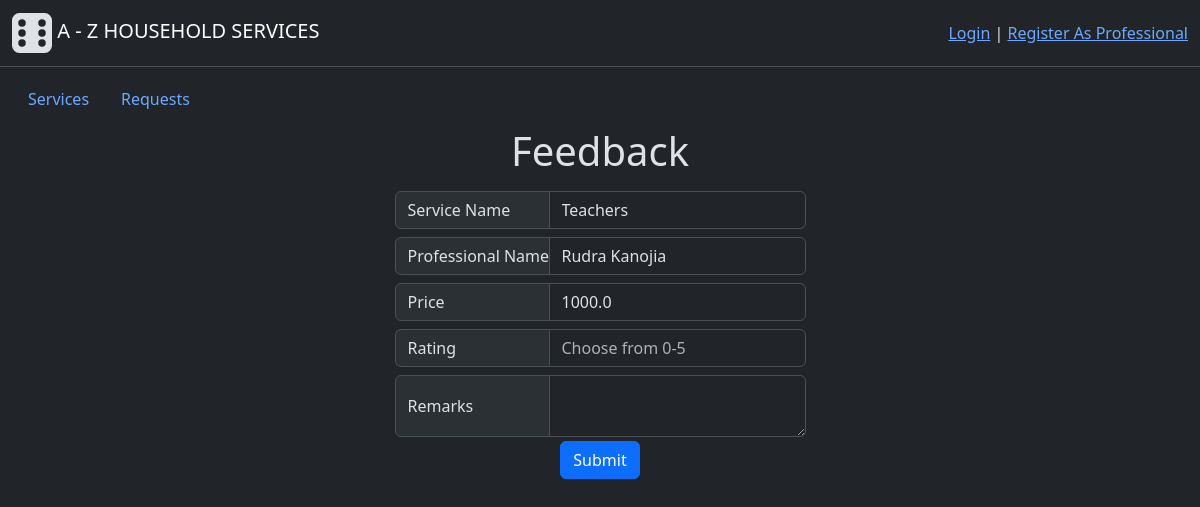
Before: /user/service_feedback/2 with the older database file.
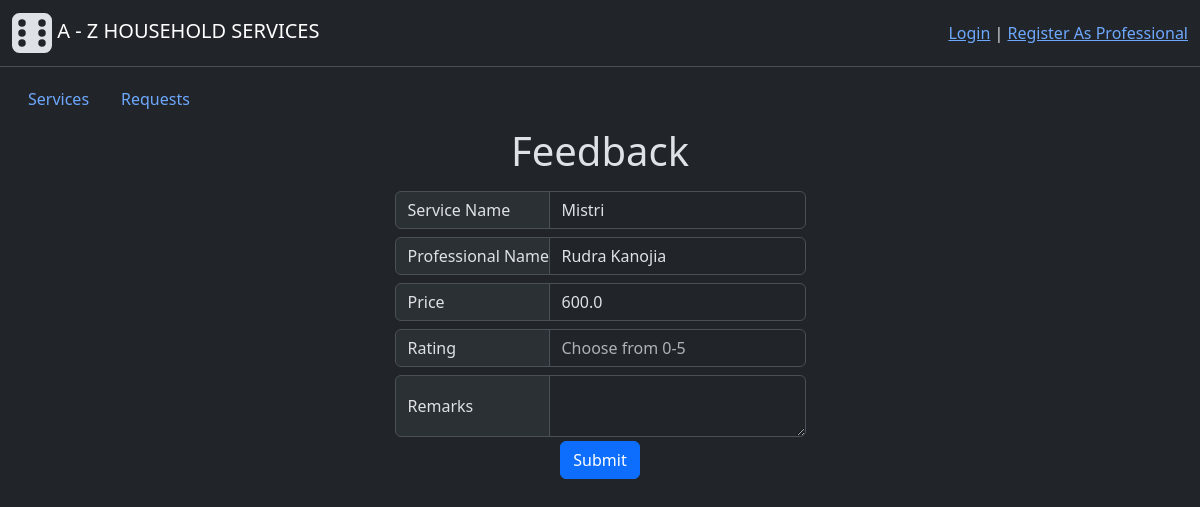
After: the same page with the newer database file.
### backend/modals.py (models this page shows, shortened)
class Service(db.Model):
    id = db.Column(db.Integer(), primary_key=True)
    name = db.Column(db.String(30),unique=True, nullable=False)
    desc = db.Column(db.String(500), nullable=False)
    time_required = db.Column(db.Integer(), nullable=False) # Time required (in Hrs)
    price = db.Column(db.Float(), nullable=False)
    status = db.Column(db.Integer(), nullable=False, default=1) # 0-inactive, 1-active
    service_requests = db.relationship("ServiceRequest", cascade="all, delete", backref="services", lazy=True) # For accessing all the service requests having common service

class User(db.Model, UserMixin):
    id = db.Column(db.Integer(), primary_key=True)
    email = db.Column(db.String(60), unique=True, nullable=False)
    password = db.Column(db.String(), nullable=False)
    role = db.Column(db.Integer(), nullable=False, default=1) # 0-Admin, 1-Customer, 2-Professional
    name = db.Column(db.String(30), nullable=False)
    address = db.Column(db.String(100), nullable=False)
    pincode = db.Column(db.Integer(), nullable=False)
    status = db.Column(db.Integer(), nullable=False, default=1) # 0-inactive, 1-active
    rating = db.Column(db.Integer(), default=0)
    service_requests = db.relationship("ServiceRequest", cascade="all, delete", backref="customer", lazy=True) # For accessing all the service requests created by a user(customer)
    professional_info = db.relationship("Professional", cascade="all, delete", backref="user", uselist=False) # one to one relation for accessing futher professional info

### backend/controllers.py (the view, shortened to what this page needs)
@app.route("/user/service_feedback/<int:service_id>", methods=["GET", "POST"])
def user_feedback_page(service_id):
    service_request = ServiceRequest.query.get(service_id)
    return render_template("user_service_feedback.html", service_request=service_request)

### templates/user_service_feedback.html
{% extends "user_dashboard.html" %}
{% block subcontent %}
<h1 class="text-center mt-2">Feedback</h1>
<div class="d-flex flex-column  align-items-center mt-3">
    <form action="{{url_for('user_feedback_page', service_id=service_request.id)}}" method="POST">
        <div class="input-group mb-2">
            <span class="input-group-text width-140" >Service Name</span>
            <input type="text" class="form-control" value="{{service_request.services.name}}" readonly>
        </div>
        <div class="input-group mb-2">
            <span class="input-group-text width-140" >Professional Name</span>
            <input type="text" class="form-control" value="{{service_request.professional.user.name}}" readonly>
        </div>
        <div class="input-group mb-2">
            <span class="input-group-text width-140" >Price</span>
            <input type="text" class="form-control" value="{{service_request.services.price}}" readonly>
        </div>
        <div class="input-group mb-2">
            <span class="input-group-text width-140" >Rating</span>
            <input type="number" class="form-control" name="rating" placeholder="Choose from 0-5" min="0", max="5", required>
        </div>
        <div class="input-group">
            <span class="input-group-text width-140">Remarks</span>
            <textarea name="remarks" class="form-control"></textarea>
        </div>
        <button type="submit" class="btn btn-primary mt-1">Submit</button>
    </form>
</div>
{% endblock %}

Changed rows visible on the page:
no longer on this page (row edited): Service: services.name "Teachers", services.price "1000.0"
added Service: services.name "Mistri", services.price "600.0"
